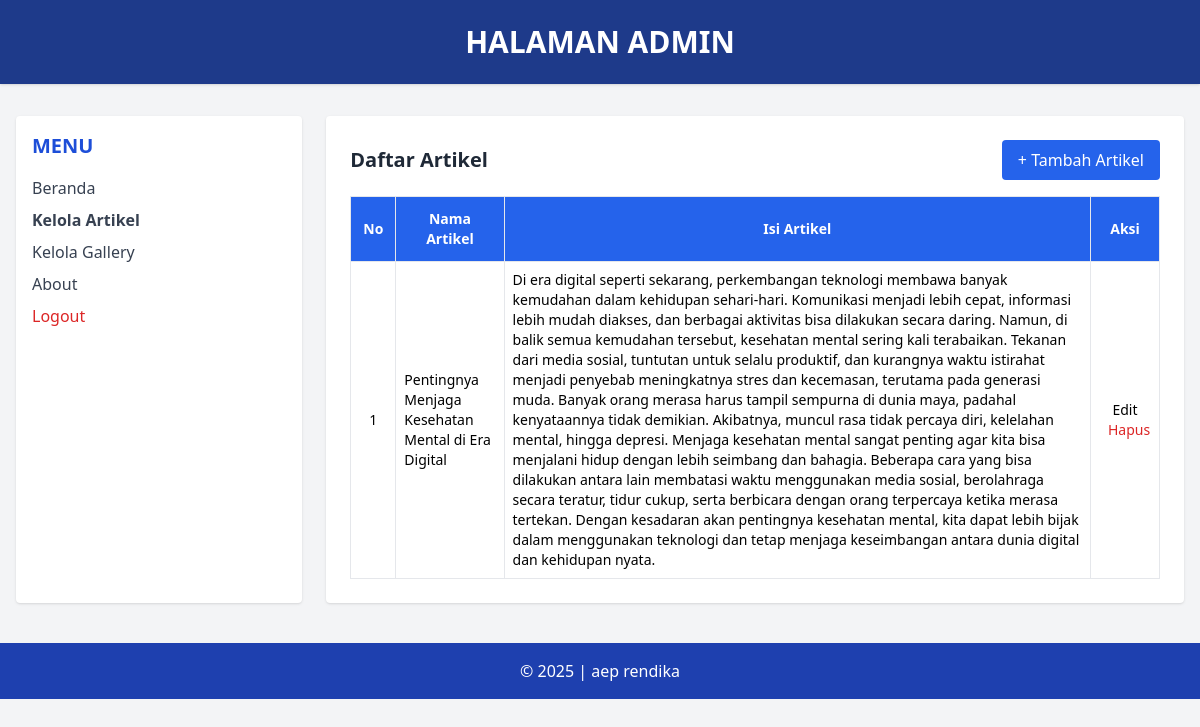
Screenshot of /admin/data_artikel.php (signed in) with the database file from the repository.
### tables this page shows
CREATE TABLE `tbl_artikel` (
  `id_artikel` int(5) NOT NULL,
  `nama_artikel` text NOT NULL,
  `isi_artikel` text NOT NULL
);

### admin/data_artikel.php (the view, shortened to what this page needs)
<?php
include('../koneksi.php');
?>
<!DOCTYPE html>
<html lang="en">
<head>
<script src="https://cdn.tailwindcss.com"></script>
</head>
<body class="bg-gray-100 min-h-screen">
<header class="bg-blue-900 text-white text-center py-6 shadow">
<h1 class="text-3xl font-bold"> HALAMAN ADMIN </h1>
</header>
<div class="flex max-w-7xl mx-auto mt-8 px-4">
<aside class="w-1/4 bg-white rounded shadow p-4">
<h2 class="text-xl font-semibold text-blue-700 mb-4 textcenter">MENU</h2>
<ul class="space-y-2 text-gray-700">
    <li><a href="beranda_admin.php" class="block hover:text-blue-
600">Beranda</a></li>
<li><a href="data_artikel.php" class="block font-semibold text-blue-
800">Kelola Artikel</a></li>
<li><a href="data_gallery.php" class="block hover:text-blue-
600">Kelola Gallery</a></li>
<li><a href="about.php" class="block hover:text-blue-
600">About</a></li>
<li>
<a href="logout.php" onclick="return confirm('Apakah anda yakin ingin keluar?');"
class="block text-red-600 hover:underline fontmedium">Logout</a>
</li>
</ul>
</aside>
<main class="w-3/4 bg-white rounded shadow p-6 ml-6">
<div class="flex justify-between items-center mb-4">
<h2 class="text-xl font-bold text-gray-800">Daftar Artikel</h2>
<a href="add_artikel.php"
class="bg-blue-600 text-white px-4 py-2 rounded hover:bg-blue-700
transition">+ Tambah Artikel</a>
</div>
<table class="min-w-full table-auto border border-gray-300 text-sm">
<thead class="bg-blue-600 text-white">
<tr>
<th class="p-3 border">No</th>
<th class="p-3 border">Nama Artikel</th>
<th class="p-3 border">Isi Artikel</th>
<th class="p-3 border">Aksi</th>
</tr>
</thead>
<tbody>
<?php
$sql = "SELECT * FROM tbl_artikel";
$query = mysqli_query($db, $sql);
$no = 1;
while ($data = mysqli_fetch_array($query)) {
echo "<tr class='even:bg-gray-50'>";
echo "<td class='border p-2 text-center'>" . $no++ . "</td>";
echo "<td class='border p-2'>" .
htmlspecialchars($data['nama_artikel']) . "</td>";
echo "<td class='border p-2'>" .
htmlspecialchars($data['isi_artikel']) . "</td>";
echo "<td class='border p-2 text-center space-x-2'>
<a
href='edit_artikel.php?id_artikel={$data['id_artikel']}' class='text-blue-
600 hover:underline'>Edit</a>
<a
href='delete_artikel.php?id_artikel={$data['id_artikel']}'
onclick='return confirm(\"Yakin ingin menghapus?\")'
class='text-red-600 hover:underline'>Hapus</a>
</td>";
echo "</tr>";
}
?>
</tbody>
</table>
</main>
</div>
<footer class="bg-blue-800 text-white text-center py-4 mt-10">
&copy; <?php echo date('Y'); ?> | aep rendika
</footer>
</body>
</html>

### rows the page displays
tbl_artikel: nama_artikel "Pentingnya Menjaga Kesehatan Mental di Era Digital", isi_artikel "Di era digital seperti sekarang, perkembangan teknologi membawa banyak kemudahan dalam kehidupan sehari-hari. Komunikasi menjadi lebih cepat, informasi lebih mudah diakses, dan berbagai aktivitas bisa dilakukan secara daring. Namun, di balik semua kemudahan tersebut, kesehatan mental sering kali terabaikan. Tekanan dari media sosial, tuntutan untuk selalu produktif, dan kurangnya waktu istirahat menjadi penyebab meningkatnya stres dan kecemasan, terutama pada generasi muda. Banyak orang merasa harus tampil sempurna di dunia maya, padahal kenyataannya tidak demikian. Akibatnya, muncul rasa tidak percaya diri, kelelahan mental, hingga depresi. Menjaga kesehatan mental sangat penting agar kita…"
